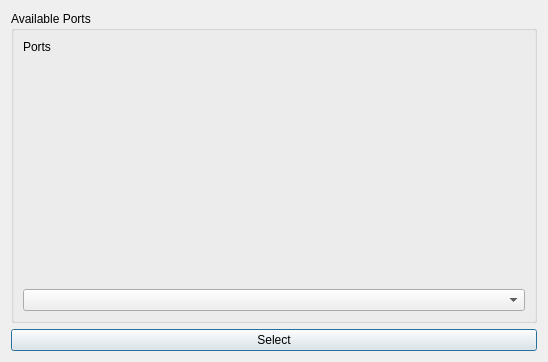
<?xml version="1.0" encoding="UTF-8"?>
<ui version="4.0">
 <class>Dialog</class>
 <widget class="QDialog" name="Dialog">
  <property name="geometry">
   <rect>
    <x>0</x>
    <y>0</y>
    <width>548</width>
    <height>362</height>
   </rect>
  </property>
  <property name="windowTitle">
   <string>Dialog</string>
  </property>
  <layout class="QVBoxLayout" name="verticalLayout">
   <item>
    <widget class="QGroupBox" name="groupBox">
     <property name="title">
      <string>Available Ports</string>
     </property>
     <layout class="QGridLayout" name="gridLayout">
      <item row="1" column="0">
       <widget class="QComboBox" name="comboBox_selectPort"/>
      </item>
      <item row="0" column="0">
       <widget class="QLabel" name="label_ports">
        <property name="text">
         <string>Ports</string>
        </property>
        <property name="alignment">
         <set>Qt::AlignmentFlag::AlignLeading|Qt::AlignmentFlag::AlignLeft|Qt::AlignmentFlag::AlignTop</set>
        </property>
       </widget>
      </item>
     </layout>
    </widget>
   </item>
   <item>
    <widget class="QPushButton" name="btnSelect">
     <property name="text">
      <string>Select</string>
     </property>
    </widget>
   </item>
  </layout>
 </widget>
 <resources/>
 <connections/>
</ui>
